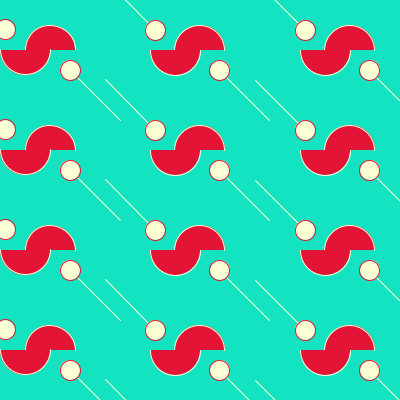
Frame 1 (no input)
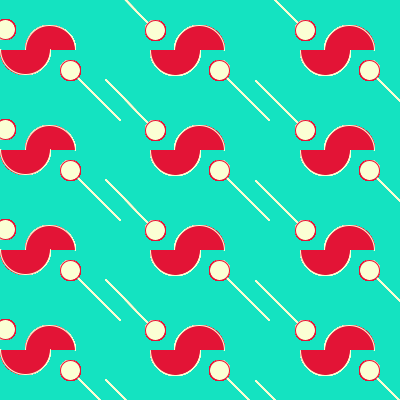
Frame 60 (the mouse pressed at the canvas centre just before this capture)
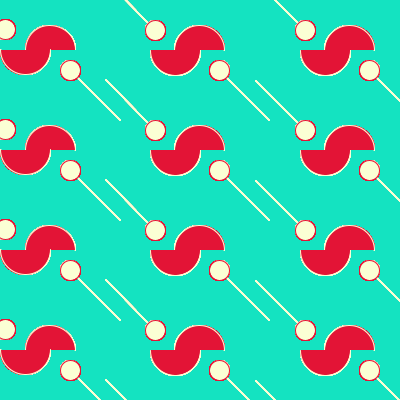
Frame 120 (the mouse held since frame 60 and released just before this capture)

The Processing sketch that drew these frames (run headless with seeded random() and noise(); from frame 60 on, the mouse is pressed at the canvas centre):

// Processing sketch: processing_137712
// ── processing_137712.pde

int g = 50;
public void setup(){
  size(400,400);
  background(20,227,193);
  
}

public void draw(){
  for(int j = 0; j<6; j++){
  pushMatrix();
  for(int i = 0; i < 6; i++){
    figure();
    translate(75,0);
        rotate(PI);
      figure();
     rotate(PI); 
     translate(75,0);
  }
  popMatrix();
  translate(0,100);
  
  }
  
}


public void figure(){
  stroke(251,255,212);
  line(g+20,g+20,120,120);
  stroke(251,255,212);
   fill(227,20,54);
  arc(g, g, g, g, PI, TWO_PI);
  stroke(227,20,54);
  fill(251,255,212);
  ellipse(g+20, g+20, 20,20);
  
}
  
